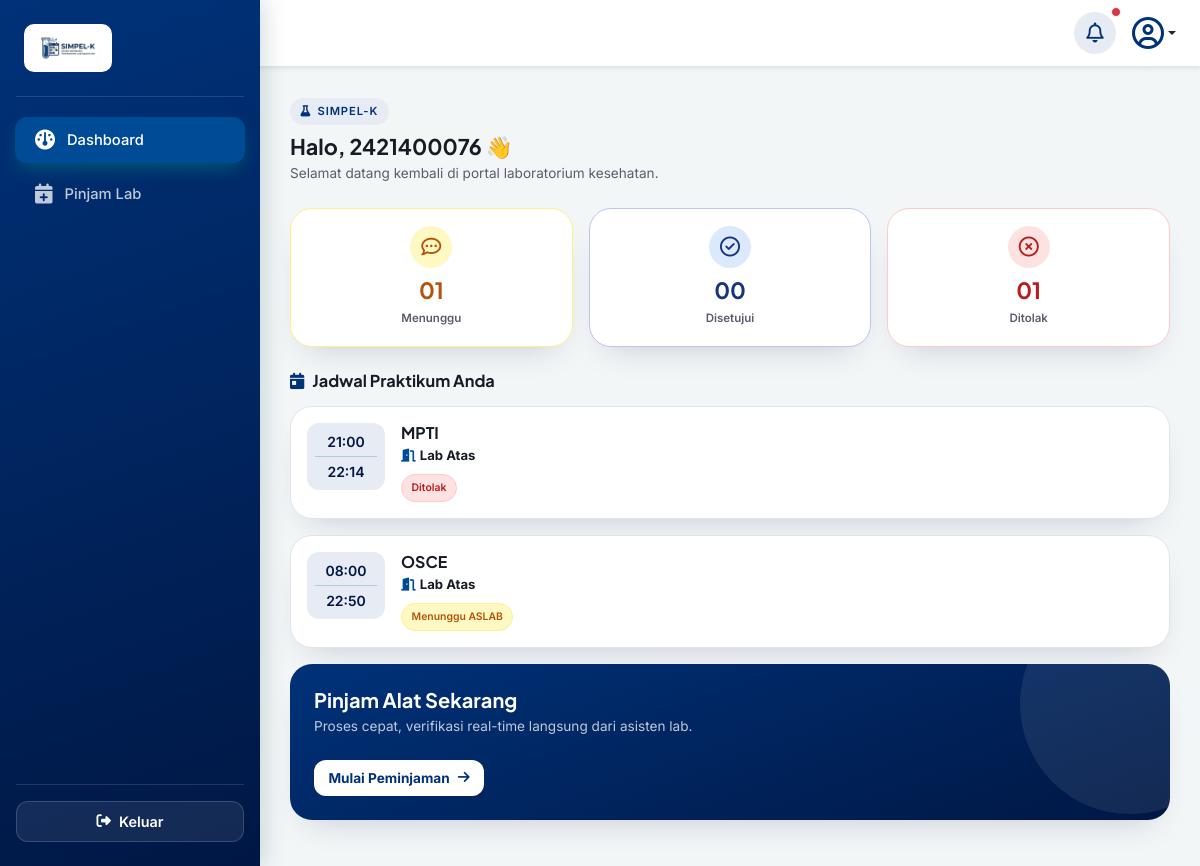
Page /mahasiswa/dashboard/ (signed in) on the earlier database version.
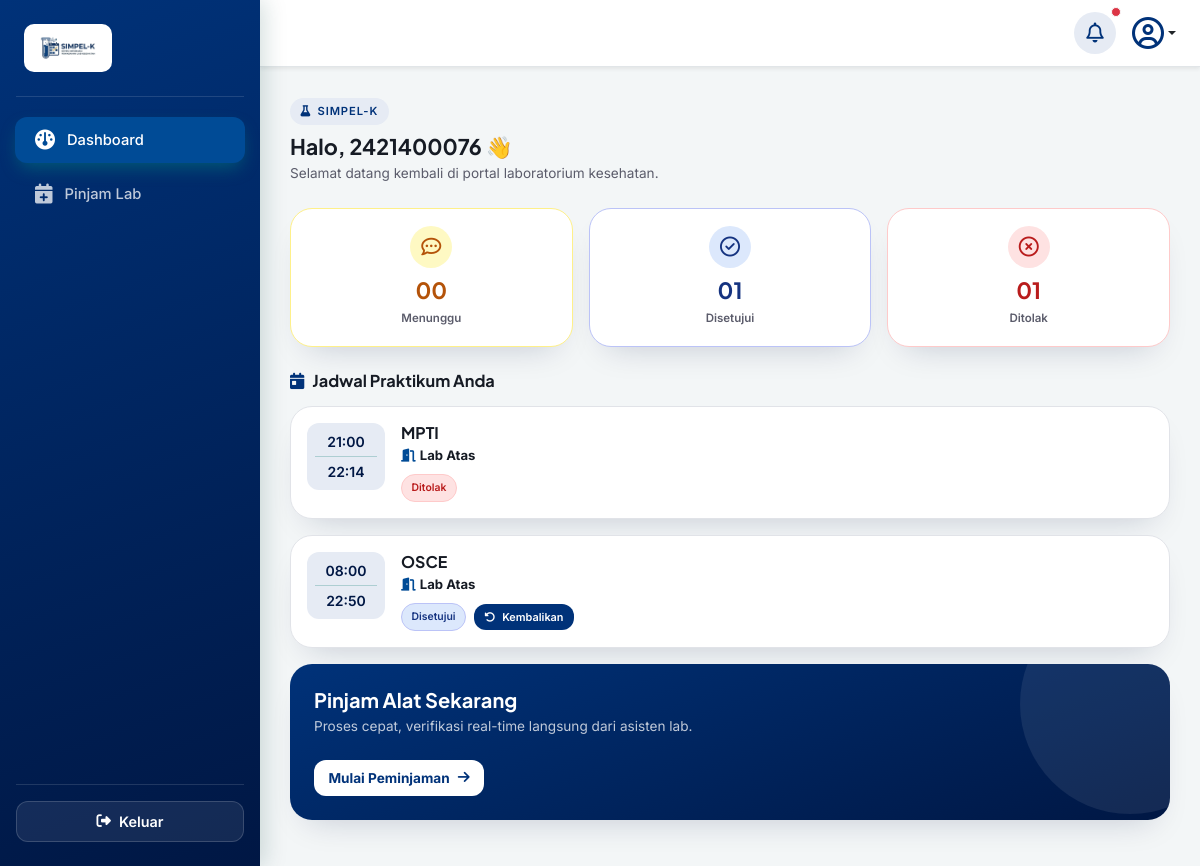
Same page on the later database version.
### core_auth/models.py (models this page shows, shortened)
class Peminjaman(models.Model):
    STATUS_CHOICES = [
        ('pending', 'Menunggu Validasi ASLAB'),
        ('verified', 'Menunggu Persetujuan KALAB'),
        ('disetujui', 'Disetujui / Jadwal Dikunci'),
        ('ditolak', 'Ditolak'),
        ('selesai', 'Selesai / Sudah Dikembalikan'),
    ]
    mahasiswa = models.ForeignKey(settings.AUTH_USER_MODEL, on_delete=models.CASCADE, related_name='peminjaman_mahasiswa')
    ruang_lab = models.ForeignKey(RuangLab, on_delete=models.CASCADE)
    alat_bahan = models.ForeignKey(AlatBahan, on_delete=models.PROTECT)
    keperluan = models.TextField()
    nama_dosen = models.CharField(max_length=100)
    mata_kuliah = models.CharField(max_length=100)
    tanggal_pinjam = models.DateField()
    wkt_mulai = models.TimeField()
    wkt_akhir = models.TimeField()
    status = models.CharField(max_length=20, choices=STATUS_CHOICES, default='pending')
    di_validasi_oleh = models.ForeignKey(
        settings.AUTH_USER_MODEL,
        on_delete=models.SET_NULL,
        blank=True,
        null=True,
        related_name='aslab_verifikator'
    )
    tgl_pengajuan = models.DateTimeField(auto_now_add=True)
    catatan_tolak = models.TextField(blank=True, null=True)

class RuangLab(models.Model):
    nama_ruang = models.CharField(max_length=100)
    kapasitas = models.IntegerField()
    deskripsi = models.TextField(blank=True, null=True)

### mahasiswa/views.py (the view)
# urls.py: path('dashboard/', views.dashboard_view, name='dashboard'),
@login_required(login_url='core_auth:login')
def dashboard_view(request):
    redirect_target = cekk_role_mahasiswa(request.user)
    if redirect_target:
        return redirect(redirect_target)
    jadwal_mahasiswa = Peminjaman.objects.filter(mahasiswa=request.user).order_by('-tanggal_pinjam')
    total_menunggu = Peminjaman.objects.filter(mahasiswa=request.user, status__in=['pending', 'verified']).count()
    total_disetujui = Peminjaman.objects.filter(mahasiswa=request.user, status='disetujui').count()
    total_ditolak = Peminjaman.objects.filter(mahasiswa=request.user, status='ditolak').count()
    context = {
        'jadwal_mahasiswa': jadwal_mahasiswa,
        'total_menunggu': total_menunggu,
        'total_disetujui': total_disetujui,
        'total_ditolak': total_ditolak,
    }
    return render(request, 'mahasiswa/dashboard.html', context)

### mahasiswa/views.py (called while the page is built)
def cekk_role_mahasiswa(user):
    username_lower = user.username.lower()
    if 'aslab' in username_lower or user.groups.filter(name__iexact='ASLAB').exists() or getattr(user, 'role', '').upper() == 'ASLAB':
        return 'aslab:dashboard'
    if 'kalab' in username_lower or user.groups.filter(name__iexact='KALAB').exists() or getattr(user, 'role', '').upper() == 'KALAB':
        return 'kalab:dashboard'
    return None

### mahasiswa/templates/mahasiswa/dashboard.html (shortened to what the changed rows need)
{% extends 'base/base_mahasiswa.html' %}
{% load static %}
{% block content %}
<div class="dashboard-mhs">
    <div class="row g-3 mb-4 text-center">
        <div class="col-4">
            <div class="stat-card stat-card--pending">
                <div class="stat-icon">
                    <i class="fa-regular fa-comment-dots fs-5"></i>
                </div>
                <h3 class="stat-number">{{ total_menunggu|stringformat:"02d" }}</h3>
                <span class="stat-label">Menunggu</span>
            </div>
        </div>
        <div class="col-4">
            <div class="stat-card stat-card--approved">
                <div class="stat-icon">
                    <i class="fa-regular fa-circle-check fs-5"></i>
                </div>
                <h3 class="stat-number">{{ total_disetujui|stringformat:"02d" }}</h3>
                <span class="stat-label">Disetujui</span>
            </div>
        </div>
    </div>
    {% for jadwal in jadwal_mahasiswa %}
    <div class="jadwal-card">
        <div class="d-flex align-items-start gap-3">
            <div class="jam-widget">
                <div class="fw-semibold small">{{ jadwal.wkt_mulai|time:"H:i" }}</div>
                <div class="divider-line"></div>
                <div class="fw-semibold small">{{ jadwal.wkt_akhir|time:"H:i" }}</div>
            </div>
            <div class="flex-grow-1">
                <h6 class="mk-title">{{ jadwal.mata_kuliah }}</h6>
                <p class="ruang-info mb-2 d-flex align-items-center gap-1">
                    <i class="fa-solid fa-door-open"></i>
                    <strong>{{ jadwal.ruang_lab.nama_ruang }}</strong>
                </p>
                <div class="d-flex gap-2 flex-wrap align-items-center">
                    {% if jadwal.status == 'pending' %}
                    <span class="badge-status badge-status--wait-aslab">Menunggu ASLAB</span>
                    {% elif jadwal.status == 'verified' %}
                    <span class="badge-status badge-status--wait-kalab">Menunggu KALAB</span>
                    {% elif jadwal.status == 'disetujui' %}
                    <span class="badge-status badge-status--approved">Disetujui</span>
                    {% elif jadwal.status == 'pengembalian_diajukan' %}
                    <span class="badge-status badge-status--return">Proses Pengembalian</span>
                    {% elif jadwal.status == 'ditolak' %}
                    <span class="badge-status badge-status--rejected">Ditolak</span>
                    {% elif jadwal.status == 'selesai' %}
                    <span class="badge-status badge-status--done">Selesai</span>
                    {% endif %}
                    {% if jadwal.status == 'disetujui' %}
                    <a href="{% url 'mahasiswa:ajukan_pengembalian' jadwal.id %}"
                        class="btn-return"
                        onclick="return confirm('Apakah Anda yakin ingin mengajukan pengembalian lab/alat ini?');">
                        <i class="fa-solid fa-rotate-left me-1 "></i> Kembalikan
                    </a>
                    {% endif %}
                </div>
            </div>
        </div>
    </div>
    {% empty %}
    <div class="empty-jadwal mb-4">
        <i class="fa-solid fa-calendar-xmark fs-2 mb-2"></i>
        <p class="small mb-0">Belum ada pengajuan jadwal praktikum di Lab Atas maupun Lab Bawah.</p>
    </div>
    {% endfor %}
</div>
{% endblock %}

Differences in the rows shown:
changed Peminjaman "OSCE": status "Menunggu ASLAB" → "Disetujui Kembalikan"
Other differences:
{{ total_menunggu|stringformat:"02d" }}: "01" → "00"
{{ total_disetujui|stringformat:"02d" }}: "00" → "01"
